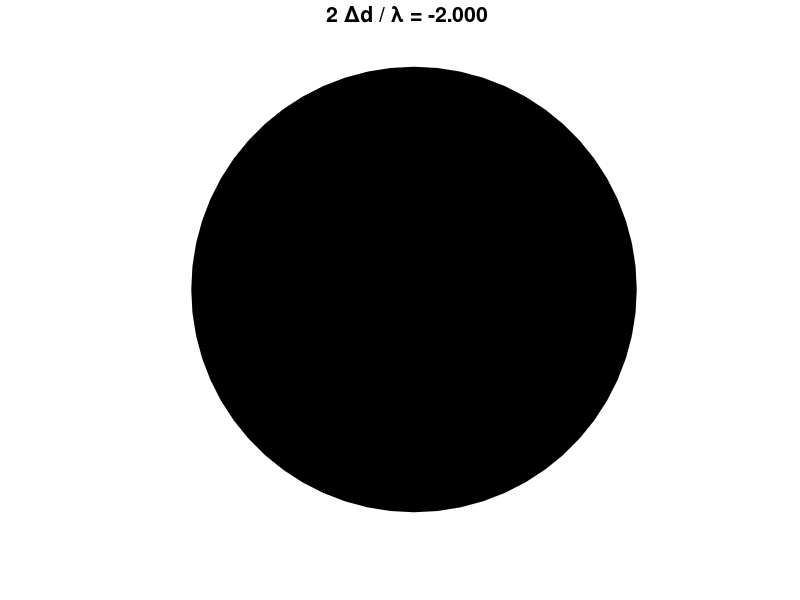

Here is the MATLAB script that generated this plot: (Note: this script raises an error after producing the figure.)
% op_michA.m

% Michelson Interferometer
%   Plane Wave illumination of mirrors
%   Mirrors precisely aligned at right angles to the beam
%   Detector screen uniformly illuminated
%   Brightness of the screen depends upon the relative phase of the
%     reflections from the two mirrors
%   The intensity on the detector screen is shown as a function
%     the optical path difference between the two reflections

% DOING PHYSICS WITH MATLAB: 
%   ../mphome.htm
% Documentation
%   http://www.physics.usyd.edu.au/teach_res/mo/doc/op_michelson.htm
% Download Scripts
%   http://www.physics.usyd.edu.au/teach_res/mp/mscripts/


% Ian Cooper  ian.cooper@sydney.edu.au
% School of Physics, University of Sydney
% 190722   Matlab 2018b

clear
close all
clc


% ANIMATION and GIF file ==============================================
% Show and Save animation as a gif file (0 no)  (1 yes) for flagAG
    flagAG = 1;    
% file name for animated gif   
    ag_name = 'ag_AA.gif'; 
% Delay in seconds before displaying the next image  
    delay = 1.5;
    frame1 = 0;


% SETUP  ==============================================================
% Animation plot of screen intensity as optical path length varied
% Range for optical path length
  Nmax = 2;
  N = -Nmax:1/8:Nmax;
% Detector screen intensity
  SD = (sin(pi*N)).^2;


% ANIMATION GRAPHICS  =================================================

figure(1)
   pos = [0.1 0.2 0.25 0.35];
   set(gcf,'Units','normalized')
   set(gcf,'Position',pos)
   set(gcf,'color','w')
   
for cx = 1 : length(N)
  col = [SD(cx) 0 0];
  pos = [-1 -1 2 2];
  H_rect = rectangle('Position',pos,'Curvature',[1 1]);
  set(H_rect,'EdgeColor',col,'Facecolor',col);

  xlim([-1.1 1.1])
  ylim([-1.1 1.1])
  axis square
  axis off

  txt = sprintf('2 {\\Deltad} / {\\lambda} = %3.3f  \n',N(cx));
  title(txt)
  set(gca,'fontsize',14)
  pause(0.05)
 
  % Save animation 
    if flagAG == 1
       frame1 = frame1 + 1;
         frame = getframe(1);
         im = frame2im(frame);
         [imind,cm] = rgb2ind(im,256);
         % On the first loop, create the file. In subsequent loops, append.
         if frame1 == 1
           imwrite(imind,cm,ag_name,'gif','DelayTime',delay,'loopcount',inf);
         else
          imwrite(imind,cm,ag_name,'gif','DelayTime',delay,'writemode','append');
         end
    end    
end



% DETECTOR SCREEN INTENSITY ===========================================

num = 501;
N = linspace(-Nmax,Nmax, num);
SD = (sin(pi*N)).^2;

figure(2)
plot(N,SD,'r','linewidth',2);
grid on
set(gca,'fontsize',14)
xlabel('2 \Deltad / \lambda)')
ylabel('S_D  [a.u.]')
text(1.5,-0.135,'op_michA.m','fontsize',8)
